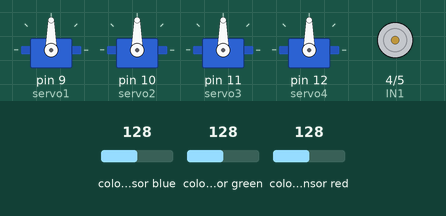
A sketch run on a simulated Arduino Uno, built with avr-gcc and run on an emulated ATmega328P. Parts: 4 × servo, motor-driver pin pairs drawn as motors (green arrow = first pin HIGH = forward, orange = second pin HIGH = backward, longer = more drive, scaled by the enable pin). Wiring (inferred from the names in the program): TCS3200 colour sensor: output A2; S2 A0; S3 A1; S0 pin 6; S1 pin 7. The inputs (shaded band) are chosen by the test bench; at power-on: colour sensor red 128, colour sensor blue 128, colour sensor green 128.

Above: at 1.2 s.
1.3 s: colour sensor red set to 79
4.3 s: colour sensor red set to 73
At 7.9 s:
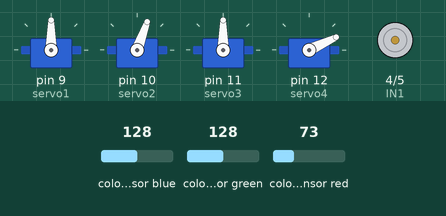
At 9.9 s:
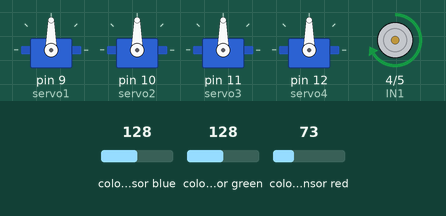
Timing chart, 0 to 16.3 s (numbered marks = the images above; inputs shaded):
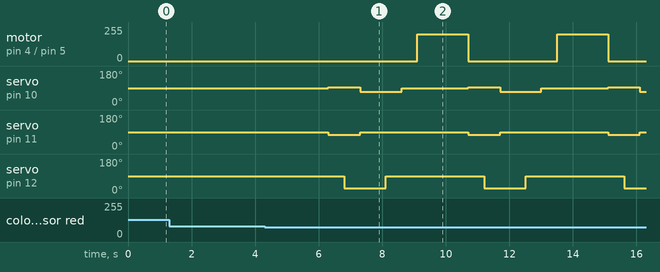

Measured:
- the behaviour switches between 77 and 76 on colour sensor red (found by bisection; images 0 and 1)
- after the input at 1.3 s, every drawn part: stays the same
- after the input at 4.3 s, motor on pin 4 (IN1) / pin 5 (IN2): alternates forward 200/255 for 1.6 s and stopped for 2.8 s, starting after 4.8 s; servo on pin 10 (servo2): 90° → 95° after 2.0 s, then repeats every 4.4 s: 70° 1.3 s, 90° 2.1 s, 95° 1.0 s

The sketch:

goruntuisleme.ino
```cpp
#include <Servo.h>
//Servo motorlar
Servo servo1; //pin9
Servo servo2; //pin10
Servo servo3; //pin11
Servo servo4; //pin12


//Bant motoru pinleri
int ENA=3;
int IN1=4;
int IN2=5;

//TCS3200 PİNLERİ
const int S0=6;
const int S1=7;
const int S2=A0;
const int S3=A1;
const int sensorOut=A2;

//Renk okuma
int red, black, white;


void setup() {
servo1.attach(9);
servo2.attach(10);
servo3.attach(11);
servo4.attach(12);

//Bant motoru çıkış:
pinMode(ENA, OUTPUT);
pinMode(IN1, OUTPUT);
pinMode(IN2, OUTPUT);

//RENK SENSÖRÜ PİNLERİ
pinMode(S0, OUTPUT);
pinMode(S1, OUTPUT);
pinMode(S2, OUTPUT);
pinMode(S3, OUTPUT);
pinMode(sensorOut, INPUT);

//TCS3200 FREKANS AYARI
digitalWrite(S0, HIGH);
digitalWrite(S1, LOW);

  }

void loop() {
  // RENK OKU
readColor();

//kırmızı algılandıysa
if (red> black+ 20 && red> white+ 20) {
 stopBelt();
 pickRedCube();
 startBelt();

    }
delay(100);
  }

void readColor() {

  //kırmızı
  digitalWrite(S2, LOW);
  digitalWrite(S3, LOW);
  red= pulseIn(sensorOut, LOW);

  //SİYAH
  digitalWrite(S2, HIGH);
  digitalWrite(S3, LOW);
  black= pulseIn(sensorOut, LOW);

  //BEYAZ
  digitalWrite(S2, LOW);
  digitalWrite(S3, HIGH);
  white= pulseIn(sensorOut, LOW);
  Serial.print ("R"); Serial.print(red);
  Serial.print ("B");
  Serial.print(black);
  Serial.print ("W");
  Serial.print(white);

Serial.print("Red: "); Serial.println(red);
Serial.print("Black: "); Serial.println(black);
Serial.print("White: "); Serial.println(white);

// küpü bıraktıktan sonra başlangıca dön
servo4.write(90);   // bırak
delay(500);

servo2.write(90);   // düzleş
servo3.write(90);
delay(500);

servo1.write(90);   // tabanı başlangıç açısına getir
delay(500);


}
void startBelt() {
digitalWrite(IN1, HIGH);
digitalWrite(IN2, LOW);
analogWrite(ENA, 200); //HIZ AYARI

}

 void stopBelt() {
digitalWrite(IN1, LOW);
digitalWrite(IN2, LOW);
analogWrite(ENA, 0);

}


void pickRedCube() {
// 1) Küpü alma pozisyonuna eğil
  servo2.write(95);
  servo3.write(75);
  delay(500);

  // 2) Küpü tut
  servo4.write(25); //tutucu kapat
  delay(500);

  // 3) Küpü kaldır
  servo2.write(70);
  servo3.write(90);
  delay(800);

  // 4) Küpü bırak
  servo4.write(90); //bırak
  delay(500);

  // 5) Başlangıca dön
  servo2.write(90);
  servo3.write(90);
  servo1.write(90);
  delay(500);

}
```
